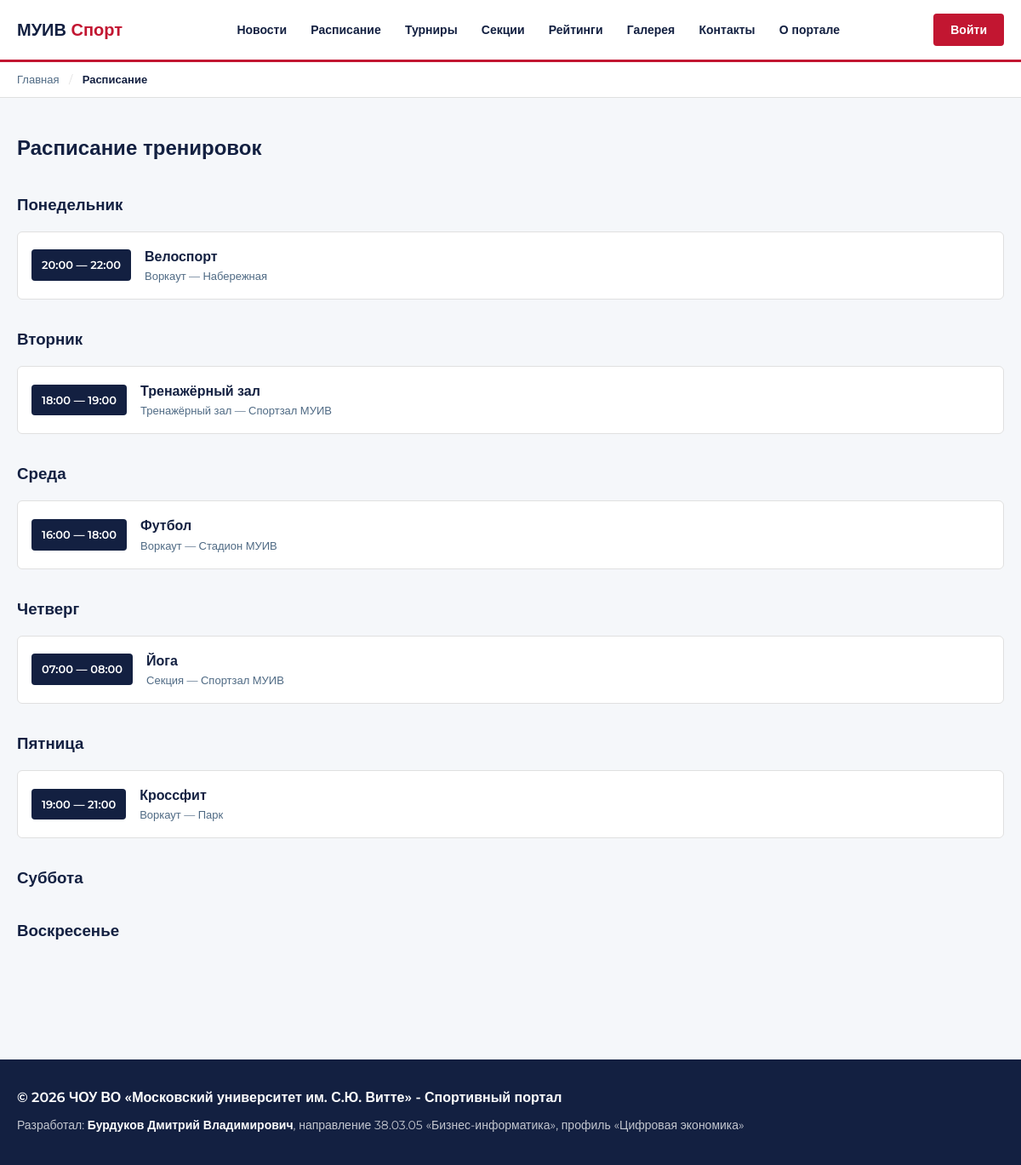
Page /schedule/ on the committed database.
### main/models.py (models this page shows, shortened)
class Training(models.Model):
    DAYS = [
        ('mon', 'Понедельник'),
        ('tue', 'Вторник'),
        ('wed', 'Среда'),
        ('thu', 'Четверг'),
        ('fri', 'Пятница'),
        ('sat', 'Суббота'),
        ('sun', 'Воскресенье'),
    ]
    TYPES = [
        ('home',    'Индивидуальная'),
        ('gym',     'Тренажёрный зал'),
        ('section', 'Секция'),
        ('workout', 'Воркаут'),
    ]
    sport      = models.ForeignKey(Sport, on_delete=models.CASCADE, verbose_name='Вид спорта')
    type       = models.CharField(max_length=20, choices=TYPES, default='section', verbose_name='Тип')
    day        = models.CharField(max_length=3, choices=DAYS, verbose_name='День недели')
    time_start = models.TimeField(verbose_name='Начало')
    time_end   = models.TimeField(verbose_name='Конец')
    location   = models.CharField(max_length=200, blank=True, verbose_name='Место')
    capacity   = models.PositiveIntegerField(default=20, verbose_name='Мест всего')
    notes      = models.TextField(blank=True, verbose_name='Описание / задание')
    class Meta:
        verbose_name        = 'Тренировка'
        verbose_name_plural = 'Расписание'
        ordering            = ['day', 'time_start']

class Sport(models.Model):
    name        = models.CharField(max_length=100, verbose_name='Название')
    description = models.TextField(verbose_name='Описание')
    class Meta:
        verbose_name        = 'Вид спорта'
        verbose_name_plural = 'Виды спорта'
    def __str__(self):
        return self.name

### main/views.py (the view)
# urls.py: path('schedule/', views.schedule, name='schedule'),
def schedule(request):
    trainings = Training.objects.all()
    days = Training.DAYS
    registered_ids = []
    if request.user.is_authenticated:
        registered_ids = TrainingRecord.objects.filter(
            user=request.user
        ).values_list('training_id', flat=True)
    return render(request, 'schedule.html', {
        'trainings': trainings,
        'days': days,
        'user': request.user,
        'registered_ids': registered_ids
    })

### templates/schedule.html (shortened to what this page needs)
{% extends 'base.html' %}
{% block breadcrumbs %}
  <a href="/" style="color: var(--muted); font-weight: 500;">Главная</a>
  <span style="color: var(--border); margin: 0 8px;">/</span>
  <span style="color: var(--dark); font-weight: 600;">Расписание</span>
{% endblock %}
{% block content %}
<div class="container" style="padding-top: 40px; padding-bottom: 60px;">
  <h2>Расписание тренировок</h2>
  {% for day_code, day_name in days %}
    <div style="margin-top: 32px;">
      <h3>{{ day_name }}</h3>
      {% for t in trainings %}
        {% if t.day == day_code %}
          <div style="background: var(--white); border: 1px solid var(--border); border-radius: 6px; padding: 16px; margin-top: 8px; display: flex; gap: 16px; align-items: center;">
            <div style="background: var(--dark); color: var(--white); border-radius: 4px; padding: 8px 12px; font-size: 13px; font-weight: 600; white-space: nowrap;">
              {{ t.time_start|time:"H:i" }} — {{ t.time_end|time:"H:i" }}
            </div>
            <div style="flex: 1;">
              <div style="font-weight: 600;">{{ t.sport }}</div>
              <div style="font-size: 13px; color: var(--muted);">{{ t.get_type_display }} — {{ t.location }}</div>
            </div>
          </div>
        {% endif %}
      {% endfor %}
    </div>
  {% endfor %}
</div>
{% endblock %}

### static/css/style.css (style rules this page uses)
:root { --red: #C21631; --dark: #132041; --muted: #4F6A84; --border: #E0E0E0; --bg: #F5F7FA; --white: #FFFFFF; }
* { box-sizing: border-box; margin: 0; padding: 0; }
body { font-family: 'Montserrat', sans-serif; font-size: 16px; color: var(--dark); background: var(--bg); line-height: 1.6; }
.container { max-width: 1200px; margin: 0 auto; padding: 0 20px; }
h1, h2, h3 { font-weight: 700; margin-bottom: 16px; }
a { color: var(--red); text-decoration: none; }

### rows in the picture
Training: time_start "20:00", time_end "22:00", sport "Велоспорт", type "Воркаут", location "Набережная"
Training: time_start "18:00", time_end "19:00", sport "Тренажёрный зал", type "Тренажёрный зал", location "Спортзал МУИВ"
Training: time_start "16:00", time_end "18:00", sport "Футбол", type "Воркаут", location "Стадион МУИВ"
Training: time_start "07:00", time_end "08:00", sport "Йога", type "Секция", location "Спортзал МУИВ"
Training: time_start "19:00", time_end "21:00", sport "Кроссфит", type "Воркаут", location "Парк"

### other values in the picture
{{ day_name }} "Понедельник" "Вторник" "Среда" "Четверг" "Пятница" "Суббота" "Воскресенье"
